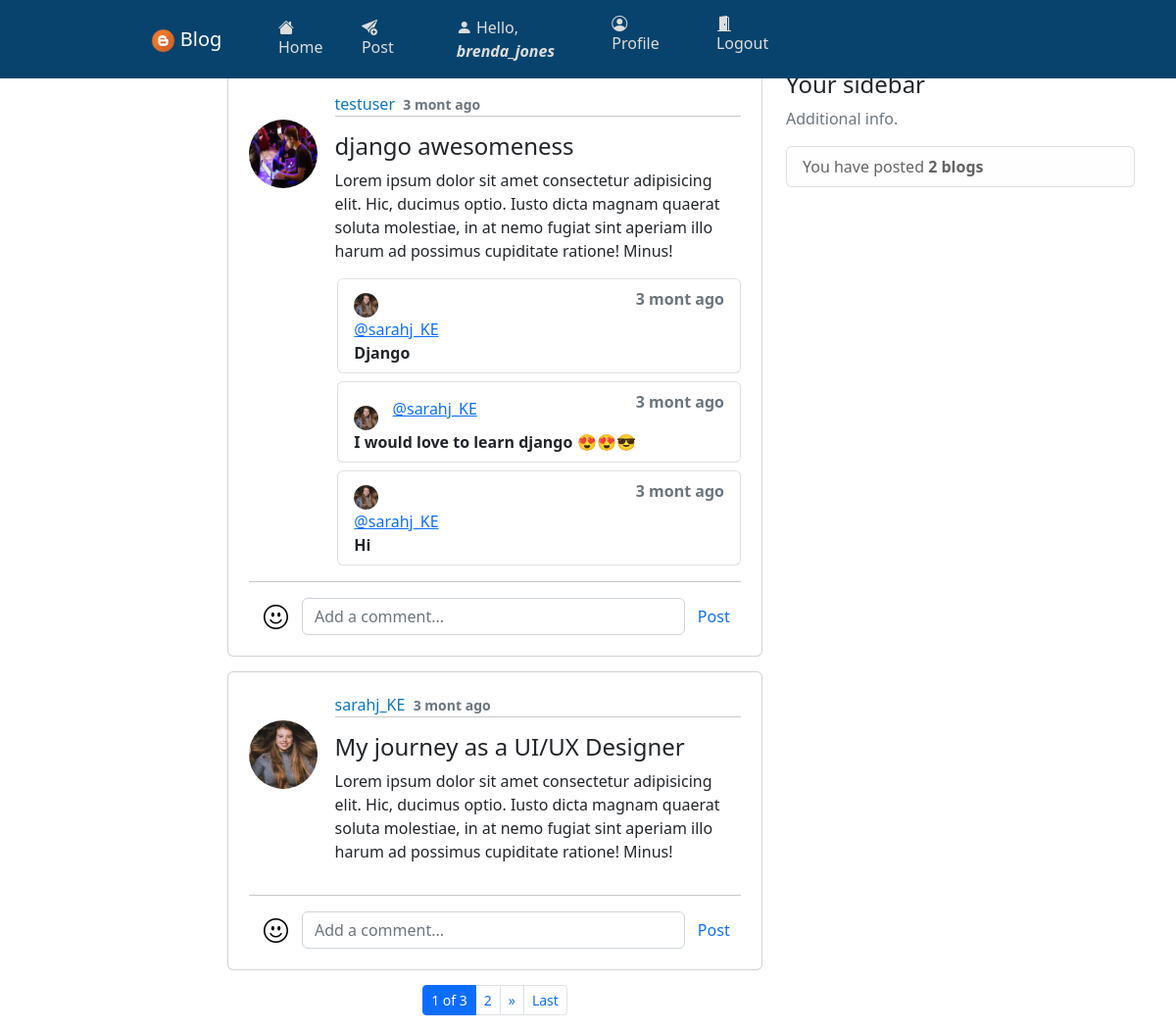
Page /users/homepage/ (signed in) on the committed database.
### users/models.py (models this page shows, shortened)
class Posts(models.Model):
    id = models.CharField(max_length=12, primary_key=True, editable=False)
    blogger = models.ForeignKey(Profile, on_delete=models.CASCADE, editable=False)
    title = models.CharField(max_length=60, blank=False)
    content = models.TextField(blank=False)
    posted = models.DateTimeField(auto_now_add=True)
    edited = models.DateTimeField(auto_now=True)
    class Meta:
        ordering = ['-posted']
        verbose_name_plural = 'Posts'

class Profile(models.Model):
    id = models.CharField(max_length=12, primary_key=True, editable=False)
    name = models.OneToOneField(User, on_delete=models.CASCADE, editable=False)
    gender = models.CharField(max_length=7, blank=False)
    phone_no = models.CharField(max_length=14, blank=False)
    country = models.CharField(max_length=10, blank=False)
    dob = models.DateField(null=True, blank=False)
    age = models.PositiveIntegerField(default=0, editable=False)
    dp = models.ImageField(upload_to='Profile-pics/', default='default.png')
    created = models.DateTimeField(auto_now_add=True)
    edited = models.DateTimeField(auto_now=True)
    def __str__(self):
        return f'{self.name}'
    class Meta:
        ordering = ['name']
        verbose_name_plural = 'User Profiles'

class Comments(models.Model):
    id = models.CharField(max_length=12, primary_key=True, editable=False)
    post = models.ForeignKey(Posts, on_delete=models.CASCADE, editable=False)
    name = models.ForeignKey(Profile, on_delete=models.CASCADE, editable=False)
    comment = models.TextField(blank=False)
    created = models.DateTimeField(auto_now_add=True)
    edited = models.DateTimeField(auto_now=True)
    class Meta:
        ordering = ['-created']
        verbose_name_plural = 'Comments'

### users/views.py (the view, shortened to what this page needs)
# urls.py: path('homepage/', views.homepage_view, name='homepage'),
@login_required(login_url='login')
@user_passes_test(lambda user: user.is_staff is False and user.is_superuser is False)
def homepage_view(request):
    blogs = Posts.objects.all()
    p = Paginator(blogs, 2)
    page_number = request.GET.get('page')
    try:
        page_obj = p.get_page(page_number)
    except PageNotAnInteger:
        page_obj = p.page(1)
    except EmptyPage:
        page_obj = p.page(p.num_pages)
    context = {
        'total_blogs': Posts.objects.filter(blogger=request.user.profile).count(),
        'comments': Comments.objects.all(),
        'page': page_obj, 'posted_blogs': page_obj
    }
    return render(request, 'users/index.html', context)

### users/templates/users/index.html (shortened to what this page needs)
{% extends 'users/base.html' %}{% block title %}Homepage{% endblock %}
{% load crispy_forms_tags %}
    {% block content %}
    <main class="container body-container" role="main">
        <div class="row">
            <div class="col-md-6 offset-sm-2">
                {% for blogs in posted_blogs %}
                <div class="card card-body pb-0">
                    <article class="media content-section">
                        <div class="d-flex align-items-start justify-content-center">
                            <img src="{{ blogs.blogger.dp.url }}" alt="img" class="rounded-circle article-img">
                            <div class="media-body">
                                <div class="article-metadata">
                                    <a href="{% url 'userprofile' blogs.blogger %}" class="mr-3">{{ blogs.blogger }}</a>
                                    <small class="text-muted fw-bold">{{ blogs.posted|timesince|cut:" "|slice:":6" }} ago</small>
                                    <hr class="mt-0">
                                </div>
                                <div class="delete-icon">
                                    <a href="{% url 'edit_blog' blogs.id blogs.blogger %}" class="icon">
                                    </a>
                                    <a href="" class="icon" data-bs-toggle="modal" data-bs-target="#delete-post-{{blogs.id}}">
                                    </a>
                                </div>
                                <h4>{{ blogs.title }}</h4>
                                <p class="article-content">
                                    {{ blogs.content }}
                                </p>
                            </div>
                        </div>
                        <div class="comments-section">
                            {% for c in comments %}
                                {% if c.post.id == blogs.id %}
                                <ol class="list-group mb-2">
                                    <li class="list-group-item d-flex justify-content-between align-items-start">
                                      <div class="">
                                        <img class="rounded-circle" src="{{c.name.dp.url}}" alt="">
                                        <a href="{% url 'userprofile' c.name %}">@{{c.name}}</a>
                                        <div class="fw-bold">
                                            {{c.comment}}
                                        </div>
                                      </div>
                                      <span class="text-muted fw-bold">{{c.created|timesince|cut:" "|slice:"6"}} ago</span>
                                    </li>
                                </ol>
                                {% endif %}
                            {% endfor %}
                        </div>
                        <hr class="w-100">
                        <div class="d-flex align-items-center post-comment-container">
                            <a href=""><i class="bi-emoji-smile"></i></a>
                            <form action="" method="post" class="d-flex">
                                <input type="text" placeholder="Add a comment..." name="comment" class="form-control">
                                <button type="submit" class="btn btn-default text-primary">Post</button>
                            </form>
                        </div>
                    </article>
                </div>
                {% empty %}
                <div class="text-center pt-3">
                    <h5 class="small text-muted">Blogs will appear here</h5>
                </div>
                {% endfor %}
                <nav aria-label="Pages">
                    <ul class="pagination pagination-sm justify-content-center">
                        {% for num in page.paginator.page_range %}
                            {% if page.number == num %}
                                <li class="page-item active" aria-current="page"><a class="page-link" href="?page={{num}}">{{num}} of {{ page.paginator.num_pages }}</a></li>
                            {% elif num > page.number|add:"-2" and num < page.number|add:"2" %}
                                <li class="page-item"><a class="page-link" href="?page={{num}}">{{num}}</a></li>
                            {% endif %}
                        {% endfor %}
                        {% if page.has_next %}
                            <li class="page-item"><a href="?page={{ page.next_page_number }}" class="page-link">&raquo;</a></li>
                            <li class="page-item"><a href="?page={{ page.paginator.num_pages }}" class="page-link">Last</a></li>
                        {% endif %}
                    </ul>
                </nav>
            </div>
            <div class="col-md-4">
                <div class="content-section card-body">
                    <h4>Your sidebar</h4>
                    <p class="text-muted">Additional info.</p>
                    <ul class="list-group">
                        <li class="list-group-item list-group-item-light">
                            You have posted <b>{% if total_blogs == 1 %}1 blog{% else %}{{ total_blogs }} blogs{% endif %}</b>
                        </li>
                    </ul>
                </div>
            </div>
        </div>
    </main>
    {% endblock %}

### users/templates/users/base.html (shortened to what this page needs)
    {% load static %}
    <link rel="stylesheet" href="{% static 'css/styles.css' %}">
    <link href="https://cdn.jsdelivr.net/npm/bootstrap@5.2.2/dist/css/bootstrap.min.css" rel="stylesheet">
    <link rel="stylesheet" href="https://cdn.jsdelivr.net/npm/bootstrap-icons@1.9.1/font/bootstrap-icons.css">
    <header class="site-header">
        <nav class="navbar navbar-expand-lg navbar-dark bg-steel fixed-top">
            <div class="container">
                <a href="{% url 'homepage' %}" class="navbar-brand ml-4 text-center"><img src="{% static 'img/favicon.png' %}" alt="logo"> Blog</a>
                <div class="collapse navbar-collapse" id="navbarToggle">
                    <div class="navbar-nav mr-5">
                        {% if user.is_authenticated %}
                        <a href="{% url 'homepage' %}" class="nav-item nav-link"><i class="bi-house-fill"></i> Home</a>
                        <a href="{% url 'upload_blog' %}" class="nav-item nav-link"><i class="bi-send-plus-fill"></i> Post</a>
                        {% endif %}
                    </div>
                    <div class="navbar-nav account-links">
                        {% if user.is_authenticated %}
                        <a href="{% url 'profile' %}" class="nav-item nav-link"><i class="bi-person-fill"></i> Hello, <b class="fst-italic">{{ request.user.username }}</b></a>
                        <a href="{% url 'profile' %}" class="nav-item nav-link"><i class="bi-person-circle"></i> Profile</a>
                        <a href="{% url 'user_logout' %}" class="nav-item nav-link"><i class="bi-door-open-fill"></i> Logout</a>
                        {% else %}
                        <a href="{% url 'login' %}" class="nav-item nav-link"><i class="bi-door-closed-fill"></i> Login</a>
                        <a href="{% url 'signup' %}" class="nav-item nav-link"><i class="bi-person-plus-fill"></i> Register</a>
                        {% endif %}
                    </div>
                </div>
            </div>
        </nav>
    </header>
    {% block content %}
    {% endblock %}

### static/css/styles.css (style rules this page uses)
* { box-sizing: border-box; }
.bg-steel { background-color: #08436d; }
.site-header .container .navbar-brand { margin-left: 12%; margin-right: 3%; }
.site-header .container .navbar-brand img { height: 25px; width: 25px; }
.site-header .container .navbar-nav a { margin-right: 7px; color: #ddd; }
.site-header .container .account-links { margin-left: 37%; }
.body-container { margin-top: 6%; }
.body-container .card { margin-bottom: 15px; }
.body-container .card .content-section { padding: 5px; }
.body-container .card .content-section img { height: 70px; width: 70px; margin-right: 3.5%; margin-top: 5.5%; }
.body-container .card .content-section .article-metadata a { margin-right: 1%; text-decoration: none; color: #0a75c2; }
.body-container .card .content-section .delete-icon { position: absolute; right: 0px; top: 15px; }
.body-container .card .content-section .icon { color: #21252c; padding-right: 20px; padding-bottom: 5px; transition: 0.3s; font-size: 16px; text-decoration: none; }
.body-container .card .content-section .comments-section { margin-left: 18%; }
.body-container .card .content-section .comments-section img { height: 25px; width: 25px; }
.body-container .post-comment-container { margin-left: 15px; margin-bottom: 0; }
.body-container .post-comment-container a { font-size: 25px; margin-right: 1%; margin-top: -3%; color: black; }
.body-container .post-comment-container input[type="text"] { width: 400px; margin-left: 2%; }
@media only screen and (min-device-width: 546px) and (max-device-width: 1200px) { .site-header .container .navbar-brand { margin-left: 10%; margin-right: 3%; } }
@media only screen and (min-device-width: 546px) and (max-device-width: 1200px) { .site-header .container .navbar-nav a { margin-left: 10%; margin-right: 5px; color: #ddd; } }
@media only screen and (min-device-width: 546px) and (max-device-width: 1200px) { .site-header .container .account-links { margin-left: 0; } }

### rows in the picture
Posts: blogger.dp (picture), blogger "testuser", posted "3 mont", title "django awesomeness", content "Lorem ipsum dolor sit amet consectetur adipisicing elit. Hic, ducimus optio. Iusto dicta magnam quaerat soluta molestiae, in at nemo fugiat sint aperiam illo harum ad possimus cupiditate ratione! Minus!"
Comments: name.dp (picture), name "sarahj_KE", comment "Django", created "3 mont"
Comments: name.dp (picture), name "sarahj_KE", comment "I would love to learn django 😍️😍️😎️", created "3 mont"
Comments: name.dp (picture), name "sarahj_KE", comment "Hi", created "3 mont"
Posts: blogger.dp (picture), blogger "sarahj_KE", posted "3 mont", title "My journey as a UI/UX Designer", content "Lorem ipsum dolor sit amet consectetur adipisicing elit. Hic, ducimus optio. Iusto dicta magnam quaerat soluta molestiae, in at nemo fugiat sint aperiam illo harum ad possimus cupiditate ratione! Minus!"

### other values in the picture
{{ request.user.username }} "brenda_jones"
{{ num }} "1"
{{ page.paginator.num_pages }} "3"
{{ num }} "2"
{{ total_blogs }} "2"
